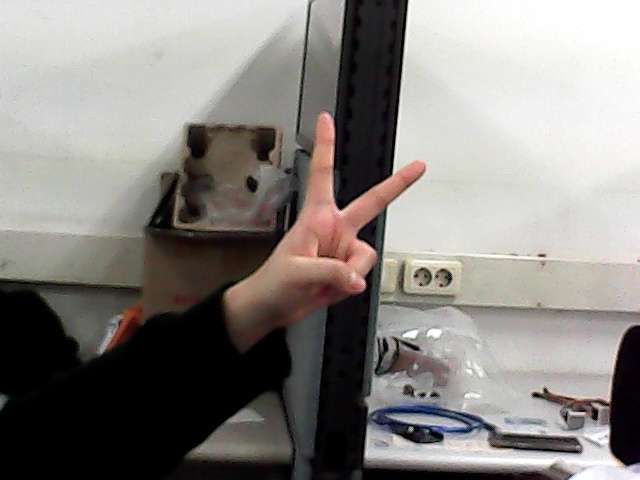
#> input picture Captured_image.jpg, 640 x 480 px, given in place of the camera
$ python main.py
#> lines starting #> are read from the running program, lines starting #| are printed output that depends on the picture
### image_processing.py
import cv2
import os
import numpy as np

from define import Define
from printer import Printer

class ImageProcessor:
    def __init__(self):
        pass

    def capture_image(self, ret, frame):
        if ret:
            self.save_image(frame, "Original")
        else:
            print("[Error] Image Capture Fail")

    def resize_and_grayscale(self, img):
        resized_img = cv2.resize(img, Define.IMAGE_SCALING_SIZE)
        grayscaled_img = cv2.cvtColor(resized_img, cv2.COLOR_BGR2GRAY)
        self.save_image(grayscaled_img, "resized and grayscaled")
        return grayscaled_img

    # [26 lines left out: functions normalizing, adjust_contrast_and_brightness, adaptive_binarization, binarization, not called in this run]

    def gaussian_blur(self, img):
        image = cv2.GaussianBlur(img, (5, 5), 0)
        return image

    def save_image(self, img, img_name):
        if not os.path.exists(os.path.dirname(Define.IMAGE_DIR)):
            os.makedirs(Define.IMAGE_DIR)

        # 확장자 추가 (예: .jpg)
        if not img_name.lower().endswith(('.jpg', '.jpeg', '.png', '.bmp')):
            img_name += '.jpg'  # 기본값으로 .jpg 사용

        image_path = os.path.join(Define.IMAGE_DIR, img_name)

        res = cv2.imwrite(image_path, img)
        if res:
            print(f"Save {img_name} image.")
        else:
            print(f"[Error] Failed to save {img_name} image.")

    # Save 1-bit black and white image in PNG format
    def save_image_for_printing(self, img):
        if not os.path.exists(os.path.dirname(Define.IMAGE_DIR)):
            os.makedirs(Define.IMAGE_DIR)

        res = cv2.imwrite(Define.PRINTER_IMG_PATH, img)
        if res:
            print(f"Save image for printing.")
        else:
            print(f"[Error] Fail to save image for printing.")

    # [14 lines left out: function log_image_size, not called in this run]

    def show_image_to_print(self):
        if not os.path.exists(Define.PRINTER_IMG_PATH):
            print("[Error] Image does not exist")
            return

        img = cv2.imread(Define.PRINTER_IMG_PATH)

        if img is None:
            print("[Error] Unable to load image file. Please check the file format.")

        while(True):
            cv2.imshow("Choose to print", img)
            key = cv2.waitKey(1)

            if key == ord('p'):
                Printer().print_image()
                break
            elif key == ord('r'):
                break

        cv2.destroyWindow("Choose to print")

    def process_image(self):
        img = cv2.imread(Define.CAPTURED_IMG_PATH)

        if img is None:
            print("[Error] Unable to load image.")
            return

        img = self.resize_and_grayscale(img)

        #img = self.adaptive_binarization(img)

        self.save_image_for_printing(img)

### main.py
import cv2
import os

from define import Define
from image_processing import ImageProcessor

def check_image_file_exist():
    if not os.path.exists(os.path.dirname(Define.IMAGE_DIR)):
        os.makedirs(Define.IMAGE_DIR)

def init():
    check_image_file_exist()

def main():
    webcam = cv2.VideoCapture(0)
    #cv2.namedWindow("Webcam", cv2.WND_PROP_FULLSCREEN)
    #cv2.setWindowProperty("Webcam", cv2.WND_PROP_FULLSCREEN, cv2.WINDOW_FULLSCREEN)

    if not webcam.isOpened():
        print("Error: Webcam Open Failed")
        exit()

    while True:
        # Capture frame-by-frame
        ret, frame = webcam.read()
#> frame is the input picture: shape (480, 640, 3); mean B, G, R 128.6, 132.3, 136.4
        key = cv2.waitKey(1)
#> (key e is pressed here)

        if not ret:
            print("Error: Could not read frame")
            exit()

        frame = cv2.flip(frame, 1)
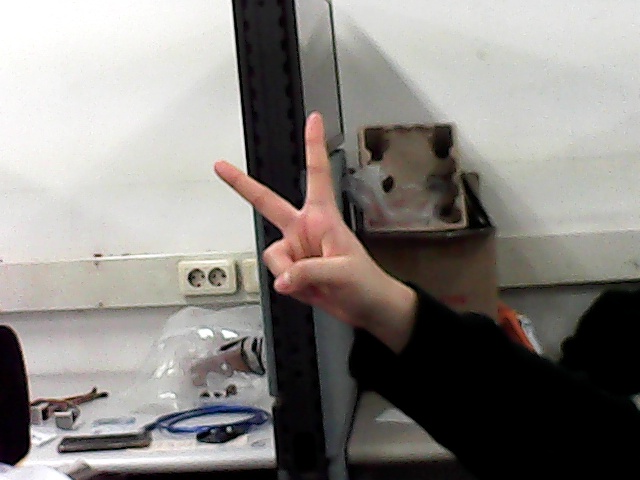
#> frame: shape (480, 640, 3); mean B, G, R 128.6, 132.3, 136.4

        # Display the resulting frame
        cv2.imshow('Webcam', frame)

        if key == ord('w'): # Quit
            break
        elif key == ord('e'): # Capture, Image process, Print
            #print("Captured Image Path:", Define.CAPTURED_IMG_PATH)
            ImageProcessor().capture_image(ret, frame)
            ImageProcessor().process_image()
#> in resize_and_grayscale, `grayscaled_img = cv2.cvtColor(resized_img, cv2.COLOR_BGR2GRAY)`:
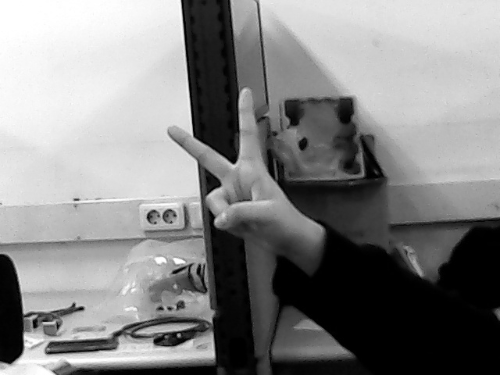
#> grayscaled_img: shape (375, 500); min 0, max 255, mean 133
            ImageProcessor().show_image_to_print()
#> (key e is pressed here)

    # Release the webcam and close all OpenCV windows
    webcam.release()
    cv2.destroyAllWindows()

if __name__ == "__main__":
    init()
    main()
